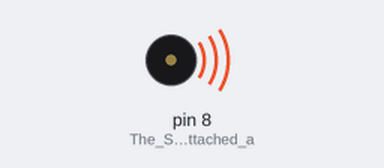
This sketch was run on a simulated Arduino Uno, built with avr-gcc and run on an emulated ATmega328P. Shown: buzzer (waves = sounding).

Above: at 0.5 s.
Timing chart, 0 to 4.6 s (numbered marks = the images above):
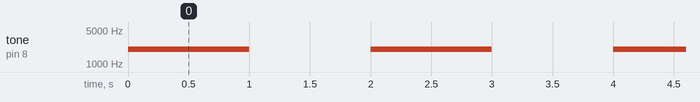

The sketch:

blind_stick_water.ino
```cpp
void setup() {
        pinMode(8, OUTPUT); //The Speaker is attached at this pin
        }//close setup

void loop() {
  //Tone takes three arguments tone(pin, frequency, duration)
  tone(8, 2000, 1000);
  //The loop does not wait for the tone to finish, so lets delay to here 2 seconds to hear
  //one second of noise and one second of silence - essentially a beep
  delay(2000);
}//Close Loop
```

Measured:
- by itself, tone on pin 8 (The_Speaker_is_attached_a): alternates 2000 Hz for 1.0 s and silent for 1.0 s
